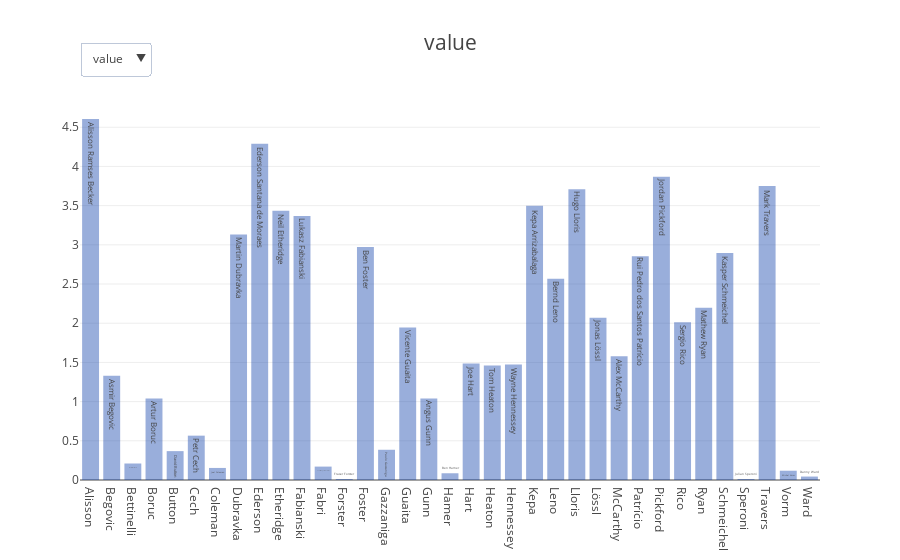
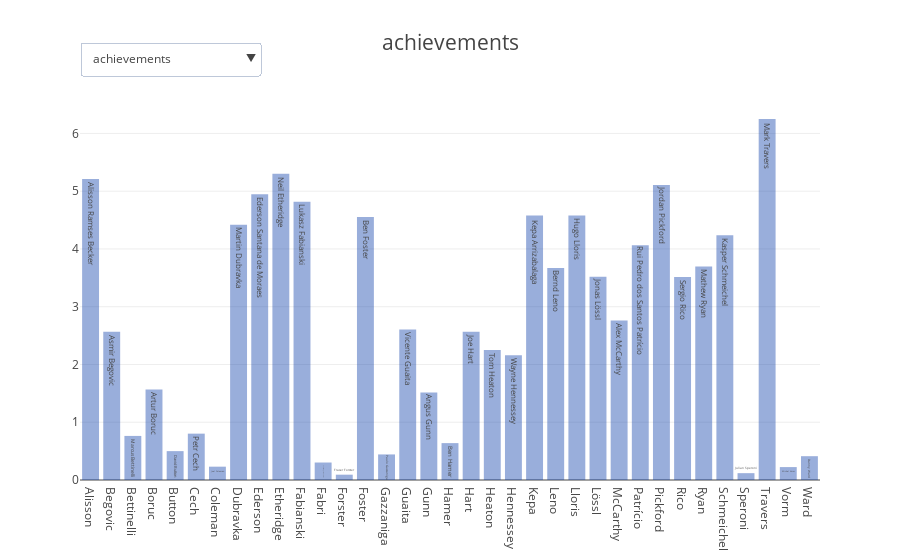
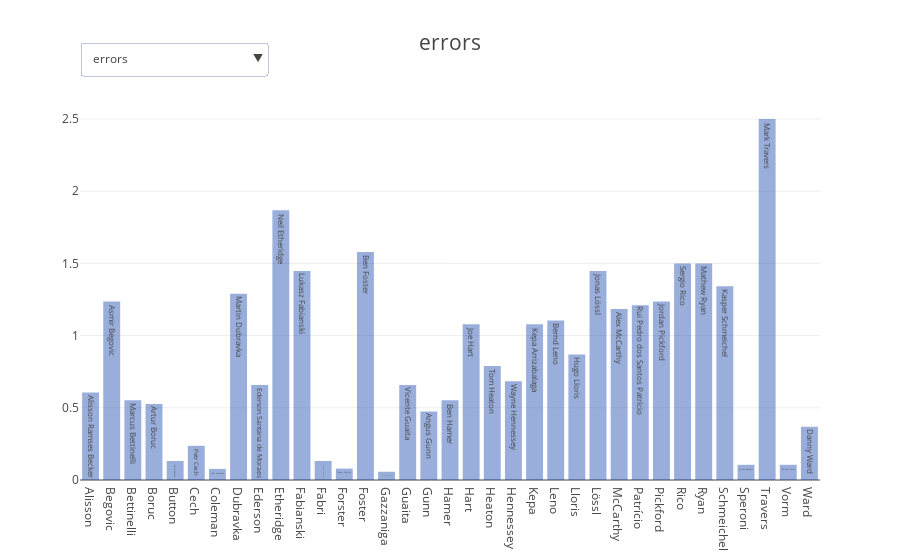

Notebook cell for these charts, in order:
### Code cell
game_metrics_gkp = points_metrics + general_metrics + defensive_metrics
game_metrics_gkp = set(game_metrics_gkp)
game_metrics_gkp = get_agg_features(game_metrics_gkp, ['sum','average'])

points_gkp = points.copy()
points_gkp['goals_scored']=6
points_gkp['saves']=0.5
points_gkp['penalties_saved'] = 5
points_gkp['clean_sheets']=4
points_gkp['goals_conceded']=-1

generate_performance_plots(points_gkp, goalkeepers, 'Goalkeeper')

### Figure 1 — Plotly figure (JSON) as saved in the notebook; plotly's stock layout.template omitted (floating-point values rounded to 4 significant figures)
{"data": [{"hovertemplate": "<b>%{text}</b><br><br>value: %{y:.2f}</br><extra></extra>", "marker": {"color": "rgba(0,53,166, 0.4)"}, "text": ["Alisson Ramses Becker", "Asmir Begovic", "Marcus Bettinelli", "Artur Boruc", "David Button", "Petr Cech", "Joel Coleman", "Martin Dubravka", "Ederson Santana de Moraes", "Neil Etheridge", "Lukasz Fabianski", "Fabricio Agosto Ramírez", "Fraser Forster", "Ben Foster", "Paulo Gazzaniga", "Vicente Guaita", "Angus Gunn", "Ben Hamer", "Joe Hart", "Tom Heaton", "Wayne Hennessey", "Kepa Arrizabalaga", "Bernd Leno", "Hugo Lloris", "Jonas Lössl", "Alex McCarthy", "Rui Pedro dos Santos Patrício", "Jordan Pickford", "Sergio Rico", "Mathew Ryan", "Kasper Schmeichel", "Julian Speroni", "Mark Travers", "Michel Vorm", "Danny Ward"], "type": "bar", "uid": "5cfc0c35-d70a-42a0-9e3e-ae189b273cc1", "x": ["Alisson", "Begovic", "Bettinelli", "Boruc", "Button", "Cech", "Coleman", "Dubravka", "Ederson", "Etheridge", "Fabianski", "Fabri", "Forster", "Foster", "Gazzaniga", "Guaita", "Gunn", "Hamer", "Hart", "Heaton", "Hennessey", "Kepa", "Leno", "Lloris", "Lössl", "McCarthy", "Patrício", "Pickford", "Rico", "Ryan", "Schmeichel", "Speroni", "Travers", "Vorm", "Ward"], "y": [4.605, 1.329, 0.2105, 1.039, 0.3684, 0.5658, 0.1538, 3.132, 4.289, 3.434, 3.368, 0.1711, 0.01316, 2.974, 0.3857, 1.947, 1.039, 0.08596, 1.487, 1.461, 1.474, 3.5, 2.566, 3.711, 2.071, 1.579, 2.855, 3.868, 2.013, 2.197, 2.895, 0.01316, 3.75, 0.1184, 0.04386]}], "layout": {"hovermode": "closest", "showlegend": false, "title": {"font": {"size": 21}, "text": "value"}, "updatemenus": [{"active": 0, "buttons": [{"args": [{"visible": [true]}], "label": "value", "method": "update"}], "pad": {"r": 0, "t": 10}, "x": 0, "xanchor": "left", "y": 1.18}], "xaxis": {"title": {"font": {"size": 18}, "text": ""}}, "yaxis": {"title": {"font": {"size": 18}, "text": ""}}}}

### Figure 2 — Plotly figure (JSON) as saved in the notebook; plotly's stock layout.template omitted (floating-point values rounded to 4 significant figures)
{"data": [{"hovertemplate": "<b>%{text}</b><br><br>achievements: %{y:.2f}</br><extra></extra>", "marker": {"color": "rgba(0,53,166, 0.4)"}, "text": ["Alisson Ramses Becker", "Asmir Begovic", "Marcus Bettinelli", "Artur Boruc", "David Button", "Petr Cech", "Joel Coleman", "Martin Dubravka", "Ederson Santana de Moraes", "Neil Etheridge", "Lukasz Fabianski", "Fabricio Agosto Ramírez", "Fraser Forster", "Ben Foster", "Paulo Gazzaniga", "Vicente Guaita", "Angus Gunn", "Ben Hamer", "Joe Hart", "Tom Heaton", "Wayne Hennessey", "Kepa Arrizabalaga", "Bernd Leno", "Hugo Lloris", "Jonas Lössl", "Alex McCarthy", "Rui Pedro dos Santos Patrício", "Jordan Pickford", "Sergio Rico", "Mathew Ryan", "Kasper Schmeichel", "Julian Speroni", "Mark Travers", "Michel Vorm", "Danny Ward"], "type": "bar", "uid": "14066ca5-939d-4ca8-b850-67d4f8371817", "x": ["Alisson", "Begovic", "Bettinelli", "Boruc", "Button", "Cech", "Coleman", "Dubravka", "Ederson", "Etheridge", "Fabianski", "Fabri", "Forster", "Foster", "Gazzaniga", "Guaita", "Gunn", "Hamer", "Hart", "Heaton", "Hennessey", "Kepa", "Leno", "Lloris", "Lössl", "McCarthy", "Patrício", "Pickford", "Rico", "Ryan", "Schmeichel", "Speroni", "Travers", "Vorm", "Ward"], "y": [5.211, 2.566, 0.7632, 1.566, 0.5, 0.8026, 0.2308, 4.421, 4.947, 5.303, 4.816, 0.3026, 0.09211, 4.553, 0.4429, 2.605, 1.513, 0.6386, 2.566, 2.25, 2.158, 4.579, 3.671, 4.579, 3.519, 2.763, 4.066, 5.105, 3.513, 3.697, 4.237, 0.1184, 6.25, 0.2237, 0.4123]}, {"hovertemplate": "<b>%{text}</b><br><br>average_assists: %{y:.2f}</br><extra></extra>", "marker": {"color": "rgba(0,53,166, 0.4)"}, "text": ["Alisson Ramses Becker", "Asmir Begovic", "Marcus Bettinelli", "Artur Boruc", "David Button", "Petr Cech", "Joel Coleman", "Martin Dubravka", "Ederson Santana de Moraes", "Neil Etheridge", "Lukasz Fabianski", "Fabricio Agosto Ramírez", "Fraser Forster", "Ben Foster", "Paulo Gazzaniga", "Vicente Guaita", "Angus Gunn", "Ben Hamer", "Joe Hart", "Tom Heaton", "Wayne Hennessey", "Kepa Arrizabalaga", "Bernd Leno", "Hugo Lloris", "Jonas Lössl", "Alex McCarthy", "Rui Pedro dos Santos Patrício", "Jordan Pickford", "Sergio Rico", "Mathew Ryan", "Kasper Schmeichel", "Julian Speroni", "Mark Travers", "Michel Vorm", "Danny Ward"], "type": "bar", "uid": "05143452-573c-41e6-99eb-9089e3349229", "visible": "legendonly", "x": ["Alisson", "Begovic", "Bettinelli", "Boruc", "Button", "Cech", "Coleman", "Dubravka", "Ederson", "Etheridge", "Fabianski", "Fabri", "Forster", "Foster", "Gazzaniga", "Guaita", "Gunn", "Hamer", "Hart", "Heaton", "Hennessey", "Kepa", "Leno", "Lloris", "Lössl", "McCarthy", "Patrício", "Pickford", "Rico", "Ryan", "Schmeichel", "Speroni", "Travers", "Vorm", "Ward"], "y": [0, 0, 0, 0, 0, 0, 0, 0, 0.02632, 0, 0, 0, 0, 0, 0, 0, 0, 0, 0, 0, 0, 0, 0, 0, 0.02632, 0, 0, 0, 0, 0, 0, 0, 0, 0, 0]}, {"hovertemplate": "<b>%{text}</b><br><br>average_minutes: %{y:.2f}</br><extra></extra>", "marker": {"color": "rgba(0,53,166, 0.4)"}, "text": ["Alisson Ramses Becker", "Asmir Begovic", "Marcus Bettinelli", "Artur Boruc", "David Button", "Petr Cech", "Joel Coleman", "Martin Dubravka", "Ederson Santana de Moraes", "Neil Etheridge", "Lukasz Fabianski", "Fabricio Agosto Ramírez", "Fraser Forster", "Ben Foster", "Paulo Gazzaniga", "Vicente Guaita", "Angus Gunn", "Ben Hamer", "Joe Hart", "Tom Heaton", "Wayne Hennessey", "Kepa Arrizabalaga", "Bernd Leno", "Hugo Lloris", "Jonas Lössl", "Alex McCarthy", "Rui Pedro dos Santos Patrício", "Jordan Pickford", "Sergio Rico", "Mathew Ryan", "Kasper Schmeichel", "Julian Speroni", "Mark Travers", "Michel Vorm", "Danny Ward"], "type": "bar", "uid": "5f4a22d9-a2f1-4b95-82b0-8f5cdcf24d00", "visible": "legendonly", "x": ["Alisson", "Begovic", "Bettinelli", "Boruc", "Button", "Cech", "Coleman", "Dubravka", "Ederson", "Etheridge", "Fabianski", "Fabri", "Forster", "Foster", "Gazzaniga", "Guaita", "Gunn", "Hamer", "Hart", "Heaton", "Hennessey", "Kepa", "Leno", "Lloris", "Lössl", "McCarthy", "Patrício", "Pickford", "Rico", "Ryan", "Schmeichel", "Speroni", "Travers", "Vorm", "Ward"], "y": [90, 56.84, 16.58, 28.42, 9.474, 15.39, 6.923, 90, 90, 90, 90, 4.737, 2.368, 90, 7.714, 46.16, 28.42, 14.53, 45, 45, 41.45, 85.26, 74.61, 78.16, 73.08, 59.21, 87.63, 90, 68.68, 80.53, 90, 2.368, 90, 4.737, 11.45]}, {"hovertemplate": "<b>%{text}</b><br><br>average_goals_scored: %{y:.2f}</br><extra></extra>", "marker": {"color": "rgba(0,53,166, 0.4)"}, "text": ["Alisson Ramses Becker", "Asmir Begovic", "Marcus Bettinelli", "Artur Boruc", "David Button", "Petr Cech", "Joel Coleman", "Martin Dubravka", "Ederson Santana de Moraes", "Neil Etheridge", "Lukasz Fabianski", "Fabricio Agosto Ramírez", "Fraser Forster", "Ben Foster", "Paulo Gazzaniga", "Vicente Guaita", "Angus Gunn", "Ben Hamer", "Joe Hart", "Tom Heaton", "Wayne Hennessey", "Kepa Arrizabalaga", "Bernd Leno", "Hugo Lloris", "Jonas Lössl", "Alex McCarthy", "Rui Pedro dos Santos Patrício", "Jordan Pickford", "Sergio Rico", "Mathew Ryan", "Kasper Schmeichel", "Julian Speroni", "Mark Travers", "Michel Vorm", "Danny Ward"], "type": "bar", "uid": "3563ee72-4cae-4766-8cbd-b9e29c515f6a", "visible": "legendonly", "x": ["Alisson", "Begovic", "Bettinelli", "Boruc", "Button", "Cech", "Coleman", "Dubravka", "Ederson", "Etheridge", "Fabianski", "Fabri", "Forster", "Foster", "Gazzaniga", "Guaita", "Gunn", "Hamer", "Hart", "Heaton", "Hennessey", "Kepa", "Leno", "Lloris", "Lössl", "McCarthy", "Patrício", "Pickford", "Rico", "Ryan", "Schmeichel", "Speroni", "Travers", "Vorm", "Ward"], "y": [0, 0, 0, 0, 0, 0, 0, 0, 0, 0, 0, 0, 0, 0, 0, 0, 0, 0, 0, 0, 0, 0, 0, 0, 0, 0, 0, 0, 0, 0, 0, 0, 0, 0, 0.02632]}, {"hovertemplate": "<b>%{text}</b><br><br>average_saves: %{y:.2f}</br><extra></extra>", "marker": {"color": "rgba(0,53,166, 0.4)"}, "text": ["Alisson Ramses Becker", "Asmir Begovic", "Marcus Bettinelli", "Artur Boruc", "David Button", "Petr Cech", "Joel Coleman", "Martin Dubravka", "Ederson Santana de Moraes", "Neil Etheridge", "Lukasz Fabianski", "Fabricio Agosto Ramírez", "Fraser Forster", "Ben Foster", "Paulo Gazzaniga", "Vicente Guaita", "Angus Gunn", "Ben Hamer", "Joe Hart", "Tom Heaton", "Wayne Hennessey", "Kepa Arrizabalaga", "Bernd Leno", "Hugo Lloris", "Jonas Lössl", "Alex McCarthy", "Rui Pedro dos Santos Patrício", "Jordan Pickford", "Sergio Rico", "Mathew Ryan", "Kasper Schmeichel", "Julian Speroni", "Mark Travers", "Michel Vorm", "Danny Ward"], "type": "bar", "uid": "aaa3572f-1c3a-447f-93a6-46a98601d28f", "visible": "legendonly", "x": ["Alisson", "Begovic", "Bettinelli", "Boruc", "Button", "Cech", "Coleman", "Dubravka", "Ederson", "Etheridge", "Fabianski", "Fabri", "Forster", "Foster", "Gazzaniga", "Guaita", "Gunn", "Hamer", "Hart", "Heaton", "Hennessey", "Kepa", "Leno", "Lloris", "Lössl", "McCarthy", "Patrício", "Pickford", "Rico", "Ryan", "Schmeichel", "Speroni", "Travers", "Vorm", "Ward"], "y": [2, 1.553, 0.5263, 1.026, 0.3684, 0.7105, 0.1538, 2.526, 1.526, 3.711, 3.895, 0.3947, 0.07895, 3.368, 0.3143, 1.684, 0.8684, 0.6316, 2.026, 1.658, 1.158, 2.158, 2.763, 2.632, 2.316, 2.053, 2.553, 2.474, 2.921, 2.553, 2.368, 0.1316, 4.5, 0.2368, 0]}, {"hovertemplate": "<b>%{text}</b><br><br>average_penalties_saved: %{y:.2f}</br><extra></extra>", "marker": {"color": "rgba(0,53,166, 0.4)"}, "text": ["Alisson Ramses Becker", "Asmir Begovic", "Marcus Bettinelli", "Artur Boruc", "David Button", "Petr Cech", "Joel Coleman", "Martin Dubravka", "Ederson Santana de Moraes", "Neil Etheridge", "Lukasz Fabianski", "Fabricio Agosto Ramírez", "Fraser Forster", "Ben Foster", "Paulo Gazzaniga", "Vicente Guaita", "Angus Gunn", "Ben Hamer", "Joe Hart", "Tom Heaton", "Wayne Hennessey", "Kepa Arrizabalaga", "Bernd Leno", "Hugo Lloris", "Jonas Lössl", "Alex McCarthy", "Rui Pedro dos Santos Patrício", "Jordan Pickford", "Sergio Rico", "Mathew Ryan", "Kasper Schmeichel", "Julian Speroni", "Mark Travers", "Michel Vorm", "Danny Ward"], "type": "bar", "uid": "5c9aa3a8-0f67-436d-8993-694118c6d208", "visible": "legendonly", "x": ["Alisson", "Begovic", "Bettinelli", "Boruc", "Button", "Cech", "Coleman", "Dubravka", "Ederson", "Etheridge", "Fabianski", "Fabri", "Forster", "Foster", "Gazzaniga", "Guaita", "Gunn", "Hamer", "Hart", "Heaton", "Hennessey", "Kepa", "Leno", "Lloris", "Lössl", "McCarthy", "Patrício", "Pickford", "Rico", "Ryan", "Schmeichel", "Speroni", "Travers", "Vorm", "Ward"], "y": [0, 0, 0.02632, 0, 0, 0, 0, 0, 0, 0.07895, 0.02632, 0, 0, 0.02632, 0, 0, 0.02632, 0, 0.02632, 0, 0.02632, 0.02632, 0, 0.05263, 0.02632, 0, 0, 0.07895, 0, 0, 0, 0, 0, 0, 0]}, {"hovertemplate": "<b>%{text}</b><br><br>average_clean_sheets: %{y:.2f}</br><extra></extra>", "marker": {"color": "rgba(0,53,166, 0.4)"}, "text": ["Alisson Ramses Becker", "Asmir Begovic", "Marcus Bettinelli", "Artur Boruc", "David Button", "Petr Cech", "Joel Coleman", "Martin Dubravka", "Ederson Santana de Moraes", "Neil Etheridge", "Lukasz Fabianski", "Fabricio Agosto Ramírez", "Fraser Forster", "Ben Foster", "Paulo Gazzaniga", "Vicente Guaita", "Angus Gunn", "Ben Hamer", "Joe Hart", "Tom Heaton", "Wayne Hennessey", "Kepa Arrizabalaga", "Bernd Leno", "Hugo Lloris", "Jonas Lössl", "Alex McCarthy", "Rui Pedro dos Santos Patrício", "Jordan Pickford", "Sergio Rico", "Mathew Ryan", "Kasper Schmeichel", "Julian Speroni", "Mark Travers", "Michel Vorm", "Danny Ward"], "type": "bar", "uid": "94b54c46-5e00-4a30-9722-fc576c4c7bcb", "visible": "legendonly", "x": ["Alisson", "Begovic", "Bettinelli", "Boruc", "Button", "Cech", "Coleman", "Dubravka", "Ederson", "Etheridge", "Fabianski", "Fabri", "Forster", "Foster", "Gazzaniga", "Guaita", "Gunn", "Hamer", "Hart", "Heaton", "Hennessey", "Kepa", "Leno", "Lloris", "Lössl", "McCarthy", "Patrício", "Pickford", "Rico", "Ryan", "Schmeichel", "Speroni", "Travers", "Vorm", "Ward"], "y": [0.5526, 0.1316, 0, 0.1053, 0.02632, 0.02632, 0, 0.2895, 0.5263, 0.2632, 0.1842, 0, 0, 0.1842, 0.02857, 0.1842, 0.07895, 0, 0.1053, 0.1053, 0.1316, 0.3684, 0.1579, 0.3158, 0.1316, 0.1053, 0.2105, 0.3684, 0.1316, 0.1579, 0.2632, 0, 0.5, 0, 0]}], "layout": {"hovermode": "closest", "showlegend": false, "title": {"font": {"size": 21}, "text": "achievements"}, "updatemenus": [{"active": 0, "buttons": [{"args": [{"visible": [true, false, false, false, false, false, false]}], "label": "achievements", "method": "update"}, {"args": [{"visible": [false, true, false, false, false, false, false]}], "label": "average_assists", "method": "update"}, {"args": [{"visible": [false, false, true, false, false, false, false]}], "label": "average_minutes", "method": "update"}, {"args": [{"visible": [false, false, false, true, false, false, false]}], "label": "average_goals_scored", "method": "update"}, {"args": [{"visible": [false, false, false, false, true, false, false]}], "label": "average_saves", "method": "update"}, {"args": [{"visible": [false, false, false, false, false, true, false]}], "label": "average_penalties_saved", "method": "update"}, {"args": [{"visible": [false, false, false, false, false, false, true]}], "label": "average_clean_sheets", "method": "update"}], "pad": {"r": 0, "t": 10}, "x": 0, "xanchor": "left", "y": 1.18}], "xaxis": {"title": {"font": {"size": 18}, "text": ""}}, "yaxis": {"title": {"font": {"size": 18}, "text": ""}}}}

### Figure 3 — Plotly figure (JSON) as saved in the notebook; plotly's stock layout.template omitted (floating-point values rounded to 4 significant figures)
{"data": [{"hovertemplate": "<b>%{text}</b><br><br>errors: %{y:.2f}</br><extra></extra>", "marker": {"color": "rgba(0,53,166, 0.4)"}, "text": ["Alisson Ramses Becker", "Asmir Begovic", "Marcus Bettinelli", "Artur Boruc", "David Button", "Petr Cech", "Joel Coleman", "Martin Dubravka", "Ederson Santana de Moraes", "Neil Etheridge", "Lukasz Fabianski", "Fabricio Agosto Ramírez", "Fraser Forster", "Ben Foster", "Paulo Gazzaniga", "Vicente Guaita", "Angus Gunn", "Ben Hamer", "Joe Hart", "Tom Heaton", "Wayne Hennessey", "Kepa Arrizabalaga", "Bernd Leno", "Hugo Lloris", "Jonas Lössl", "Alex McCarthy", "Rui Pedro dos Santos Patrício", "Jordan Pickford", "Sergio Rico", "Mathew Ryan", "Kasper Schmeichel", "Julian Speroni", "Mark Travers", "Michel Vorm", "Danny Ward"], "type": "bar", "uid": "9de58a86-d0f9-456f-b32e-b1f52ca67ba4", "x": ["Alisson", "Begovic", "Bettinelli", "Boruc", "Button", "Cech", "Coleman", "Dubravka", "Ederson", "Etheridge", "Fabianski", "Fabri", "Forster", "Foster", "Gazzaniga", "Guaita", "Gunn", "Hamer", "Hart", "Heaton", "Hennessey", "Kepa", "Leno", "Lloris", "Lössl", "McCarthy", "Patrício", "Pickford", "Rico", "Ryan", "Schmeichel", "Speroni", "Travers", "Vorm", "Ward"], "y": [0.6053, 1.237, 0.5526, 0.5263, 0.1316, 0.2368, 0.07692, 1.289, 0.6579, 1.868, 1.447, 0.1316, 0.07895, 1.579, 0.05714, 0.6579, 0.4737, 0.5526, 1.079, 0.7895, 0.6842, 1.079, 1.105, 0.8684, 1.447, 1.184, 1.211, 1.237, 1.5, 1.5, 1.342, 0.1053, 2.5, 0.1053, 0.3684]}, {"hovertemplate": "<b>%{text}</b><br><br>average_own_goals: %{y:.2f}</br><extra></extra>", "marker": {"color": "rgba(0,53,166, 0.4)"}, "text": ["Alisson Ramses Becker", "Asmir Begovic", "Marcus Bettinelli", "Artur Boruc", "David Button", "Petr Cech", "Joel Coleman", "Martin Dubravka", "Ederson Santana de Moraes", "Neil Etheridge", "Lukasz Fabianski", "Fabricio Agosto Ramírez", "Fraser Forster", "Ben Foster", "Paulo Gazzaniga", "Vicente Guaita", "Angus Gunn", "Ben Hamer", "Joe Hart", "Tom Heaton", "Wayne Hennessey", "Kepa Arrizabalaga", "Bernd Leno", "Hugo Lloris", "Jonas Lössl", "Alex McCarthy", "Rui Pedro dos Santos Patrício", "Jordan Pickford", "Sergio Rico", "Mathew Ryan", "Kasper Schmeichel", "Julian Speroni", "Mark Travers", "Michel Vorm", "Danny Ward"], "type": "bar", "uid": "365f825c-0194-4ed7-a9f7-6871d545385f", "visible": "legendonly", "x": ["Alisson", "Begovic", "Bettinelli", "Boruc", "Button", "Cech", "Coleman", "Dubravka", "Ederson", "Etheridge", "Fabianski", "Fabri", "Forster", "Foster", "Gazzaniga", "Guaita", "Gunn", "Hamer", "Hart", "Heaton", "Hennessey", "Kepa", "Leno", "Lloris", "Lössl", "McCarthy", "Patrício", "Pickford", "Rico", "Ryan", "Schmeichel", "Speroni", "Travers", "Vorm", "Ward"], "y": [0, 0, 0, 0, 0, 0, 0, 0, 0, 0, 0, 0, 0, 0, 0, 0, 0, 0, 0, 0, 0, 0, 0, 0, 0, 0, 0, 0, 0, 0, 0, 0, 0, 0, 0]}, {"hovertemplate": "<b>%{text}</b><br><br>average_penalties_missed: %{y:.2f}</br><extra></extra>", "marker": {"color": "rgba(0,53,166, 0.4)"}, "text": ["Alisson Ramses Becker", "Asmir Begovic", "Marcus Bettinelli", "Artur Boruc", "David Button", "Petr Cech", "Joel Coleman", "Martin Dubravka", "Ederson Santana de Moraes", "Neil Etheridge", "Lukasz Fabianski", "Fabricio Agosto Ramírez", "Fraser Forster", "Ben Foster", "Paulo Gazzaniga", "Vicente Guaita", "Angus Gunn", "Ben Hamer", "Joe Hart", "Tom Heaton", "Wayne Hennessey", "Kepa Arrizabalaga", "Bernd Leno", "Hugo Lloris", "Jonas Lössl", "Alex McCarthy", "Rui Pedro dos Santos Patrício", "Jordan Pickford", "Sergio Rico", "Mathew Ryan", "Kasper Schmeichel", "Julian Speroni", "Mark Travers", "Michel Vorm", "Danny Ward"], "type": "bar", "uid": "b0ddda1f-3989-498a-9ab6-01ca67ebc32a", "visible": "legendonly", "x": ["Alisson", "Begovic", "Bettinelli", "Boruc", "Button", "Cech", "Coleman", "Dubravka", "Ederson", "Etheridge", "Fabianski", "Fabri", "Forster", "Foster", "Gazzaniga", "Guaita", "Gunn", "Hamer", "Hart", "Heaton", "Hennessey", "Kepa", "Leno", "Lloris", "Lössl", "McCarthy", "Patrício", "Pickford", "Rico", "Ryan", "Schmeichel", "Speroni", "Travers", "Vorm", "Ward"], "y": [0, 0, 0, 0, 0, 0, 0, 0, 0, 0, 0, 0, 0, 0, 0, 0, 0, 0, 0, 0, 0, 0, 0, 0, 0, 0, 0, 0, 0, 0, 0, 0, 0, 0, 0]}, {"hovertemplate": "<b>%{text}</b><br><br>average_yellow_cards: %{y:.2f}</br><extra></extra>", "marker": {"color": "rgba(0,53,166, 0.4)"}, "text": ["Alisson Ramses Becker", "Asmir Begovic", "Marcus Bettinelli", "Artur Boruc", "David Button", "Petr Cech", "Joel Coleman", "Martin Dubravka", "Ederson Santana de Moraes", "Neil Etheridge", "Lukasz Fabianski", "Fabricio Agosto Ramírez", "Fraser Forster", "Ben Foster", "Paulo Gazzaniga", "Vicente Guaita", "Angus Gunn", "Ben Hamer", "Joe Hart", "Tom Heaton", "Wayne Hennessey", "Kepa Arrizabalaga", "Bernd Leno", "Hugo Lloris", "Jonas Lössl", "Alex McCarthy", "Rui Pedro dos Santos Patrício", "Jordan Pickford", "Sergio Rico", "Mathew Ryan", "Kasper Schmeichel", "Julian Speroni", "Mark Travers", "Michel Vorm", "Danny Ward"], "type": "bar", "uid": "d37133b6-c47b-41bc-bbad-c9087ad2703c", "visible": "legendonly", "x": ["Alisson", "Begovic", "Bettinelli", "Boruc", "Button", "Cech", "Coleman", "Dubravka", "Ederson", "Etheridge", "Fabianski", "Fabri", "Forster", "Foster", "Gazzaniga", "Guaita", "Gunn", "Hamer", "Hart", "Heaton", "Hennessey", "Kepa", "Leno", "Lloris", "Lössl", "McCarthy", "Patrício", "Pickford", "Rico", "Ryan", "Schmeichel", "Speroni", "Travers", "Vorm", "Ward"], "y": [0.02632, 0, 0.02632, 0.05263, 0, 0, 0, 0.02632, 0.05263, 0.05263, 0, 0, 0, 0.02632, 0, 0.05263, 0, 0, 0, 0.07895, 0, 0.05263, 0, 0, 0.02632, 0.02632, 0, 0.02632, 0.02632, 0.05263, 0.07895, 0, 0, 0, 0]}, {"hovertemplate": "<b>%{text}</b><br><br>average_red_cards: %{y:.2f}</br><extra></extra>", "marker": {"color": "rgba(0,53,166, 0.4)"}, "text": ["Alisson Ramses Becker", "Asmir Begovic", "Marcus Bettinelli", "Artur Boruc", "David Button", "Petr Cech", "Joel Coleman", "Martin Dubravka", "Ederson Santana de Moraes", "Neil Etheridge", "Lukasz Fabianski", "Fabricio Agosto Ramírez", "Fraser Forster", "Ben Foster", "Paulo Gazzaniga", "Vicente Guaita", "Angus Gunn", "Ben Hamer", "Joe Hart", "Tom Heaton", "Wayne Hennessey", "Kepa Arrizabalaga", "Bernd Leno", "Hugo Lloris", "Jonas Lössl", "Alex McCarthy", "Rui Pedro dos Santos Patrício", "Jordan Pickford", "Sergio Rico", "Mathew Ryan", "Kasper Schmeichel", "Julian Speroni", "Mark Travers", "Michel Vorm", "Danny Ward"], "type": "bar", "uid": "e8a8e7e2-f84f-4089-92e2-f211089a2475", "visible": "legendonly", "x": ["Alisson", "Begovic", "Bettinelli", "Boruc", "Button", "Cech", "Coleman", "Dubravka", "Ederson", "Etheridge", "Fabianski", "Fabri", "Forster", "Foster", "Gazzaniga", "Guaita", "Gunn", "Hamer", "Hart", "Heaton", "Hennessey", "Kepa", "Leno", "Lloris", "Lössl", "McCarthy", "Patrício", "Pickford", "Rico", "Ryan", "Schmeichel", "Speroni", "Travers", "Vorm", "Ward"], "y": [0, 0, 0, 0, 0, 0, 0, 0, 0, 0, 0, 0, 0, 0, 0, 0, 0, 0, 0, 0, 0, 0, 0, 0, 0, 0, 0, 0, 0, 0, 0, 0, 0, 0, 0]}, {"hovertemplate": "<b>%{text}</b><br><br>average_goals_conceded: %{y:.2f}</br><extra></extra>", "marker": {"color": "rgba(0,53,166, 0.4)"}, "text": ["Alisson Ramses Becker", "Asmir Begovic", "Marcus Bettinelli", "Artur Boruc", "David Button", "Petr Cech", "Joel Coleman", "Martin Dubravka", "Ederson Santana de Moraes", "Neil Etheridge", "Lukasz Fabianski", "Fabricio Agosto Ramírez", "Fraser Forster", "Ben Foster", "Paulo Gazzaniga", "Vicente Guaita", "Angus Gunn", "Ben Hamer", "Joe Hart", "Tom Heaton", "Wayne Hennessey", "Kepa Arrizabalaga", "Bernd Leno", "Hugo Lloris", "Jonas Lössl", "Alex McCarthy", "Rui Pedro dos Santos Patrício", "Jordan Pickford", "Sergio Rico", "Mathew Ryan", "Kasper Schmeichel", "Julian Speroni", "Mark Travers", "Michel Vorm", "Danny Ward"], "type": "bar", "uid": "88cc9a98-07fe-4ae6-9940-9f0a076dfd7f", "visible": "legendonly", "x": ["Alisson", "Begovic", "Bettinelli", "Boruc", "Button", "Cech", "Coleman", "Dubravka", "Ederson", "Etheridge", "Fabianski", "Fabri", "Forster", "Foster", "Gazzaniga", "Guaita", "Gunn", "Hamer", "Hart", "Heaton", "Hennessey", "Kepa", "Leno", "Lloris", "Lössl", "McCarthy", "Patrício", "Pickford", "Rico", "Ryan", "Schmeichel", "Speroni", "Travers", "Vorm", "Ward"], "y": [0.5789, 1.237, 0.5263, 0.4737, 0.1316, 0.2368, 0.07692, 1.263, 0.6053, 1.816, 1.447, 0.1316, 0.07895, 1.553, 0.05714, 0.6053, 0.4737, 0.5526, 1.079, 0.7105, 0.6842, 1.026, 1.105, 0.8684, 1.421, 1.158, 1.211, 1.211, 1.474, 1.447, 1.263, 0.1053, 2.5, 0.1053, 0.3684]}], "layout": {"hovermode": "closest", "showlegend": false, "title": {"font": {"size": 21}, "text": "errors"}, "updatemenus": [{"active": 0, "buttons": [{"args": [{"visible": [true, false, false, false, false, false]}], "label": "errors", "method": "update"}, {"args": [{"visible": [false, true, false, false, false, false]}], "label": "average_own_goals", "method": "update"}, {"args": [{"visible": [false, false, true, false, false, false]}], "label": "average_penalties_missed", "method": "update"}, {"args": [{"visible": [false, false, false, true, false, false]}], "label": "average_yellow_cards", "method": "update"}, {"args": [{"visible": [false, false, false, false, true, false]}], "label": "average_red_cards", "method": "update"}, {"args": [{"visible": [false, false, false, false, false, true]}], "label": "average_goals_conceded", "method": "update"}], "pad": {"r": 0, "t": 10}, "x": 0, "xanchor": "left", "y": 1.18}], "xaxis": {"title": {"font": {"size": 18}, "text": ""}}, "yaxis": {"title": {"font": {"size": 18}, "text": ""}}}}
